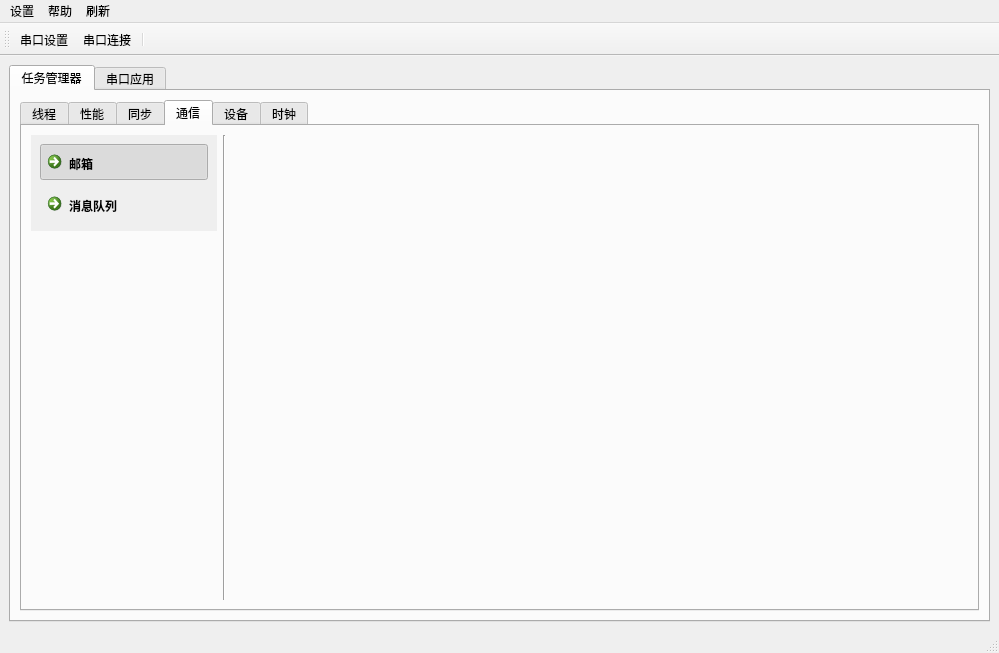
<?xml version="1.0" encoding="UTF-8"?>
<ui version="4.0">
 <class>MainWindow</class>
 <widget class="QMainWindow" name="MainWindow">
  <property name="geometry">
   <rect>
    <x>0</x>
    <y>0</y>
    <width>999</width>
    <height>653</height>
   </rect>
  </property>
  <property name="windowTitle">
   <string>seimey</string>
  </property>
  <property name="windowIcon">
   <iconset resource="seimey.qrc">
    <normaloff>:/icon/qrc/icon/logo.ico</normaloff>:/icon/qrc/icon/logo.ico</iconset>
  </property>
  <widget class="QWidget" name="centralwidget">
   <layout class="QGridLayout" name="gridLayout_2">
    <item row="0" column="0">
     <widget class="QTabWidget" name="tabWidget_2">
      <property name="currentIndex">
       <number>0</number>
      </property>
      <widget class="QWidget" name="tab_4">
       <attribute name="icon">
        <iconset resource="seimey.qrc">
         <normaloff>:/icon/qrc/icon/task manager.png</normaloff>:/icon/qrc/icon/task manager.png</iconset>
       </attribute>
       <attribute name="title">
        <string>任务管理器</string>
       </attribute>
       <layout class="QGridLayout" name="gridLayout">
        <item row="0" column="0">
         <widget class="QTabWidget" name="tabW_task_manager">
          <property name="statusTip">
           <string>任务管理器（双击顶端节点即可刷新）</string>
          </property>
          <property name="currentIndex">
           <number>3</number>
          </property>
          <widget class="QWidget" name="tab">
           <attribute name="icon">
            <iconset resource="seimey.qrc">
             <normaloff>:/icon/qrc/icon/thread.png</normaloff>:/icon/qrc/icon/thread.png</iconset>
           </attribute>
           <attribute name="title">
            <string>线程</string>
           </attribute>
           <layout class="QGridLayout" name="gridLayout_7">
            <item row="0" column="0">
             <widget class="QTreeWidget" name="treeW_finsh_thread">
              <property name="frameShape">
               <enum>QFrame::NoFrame</enum>
              </property>
              <column>
               <property name="text">
                <string>线程</string>
               </property>
              </column>
              <column>
               <property name="text">
                <string>优先级</string>
               </property>
              </column>
              <column>
               <property name="text">
                <string>状态</string>
               </property>
              </column>
              <column>
               <property name="text">
                <string>栈位置</string>
               </property>
              </column>
              <column>
               <property name="text">
                <string>栈大小</string>
               </property>
              </column>
              <column>
               <property name="text">
                <string>最大使用</string>
               </property>
              </column>
              <column>
               <property name="text">
                <string>剩余节拍</string>
               </property>
              </column>
              <column>
               <property name="text">
                <string>错误码</string>
               </property>
              </column>
             </widget>
            </item>
           </layout>
          </widget>
          <widget class="QWidget" name="tab_2">
           <attribute name="icon">
            <iconset resource="seimey.qrc">
             <normaloff>:/icon/qrc/icon/property.png</normaloff>:/icon/qrc/icon/property.png</iconset>
           </attribute>
           <attribute name="title">
            <string>性能</string>
           </attribute>
           <layout class="QGridLayout" name="gridLayout_11">
            <item row="0" column="0">
             <widget class="QScrollArea" name="scrollA_task_property">
              <property name="sizePolicy">
               <sizepolicy hsizetype="Minimum" vsizetype="Minimum">
                <horstretch>0</horstretch>
                <verstretch>0</verstretch>
               </sizepolicy>
              </property>
              <property name="styleSheet">
               <string notr="true"/>
              </property>
              <property name="frameShape">
               <enum>QFrame::NoFrame</enum>
              </property>
              <property name="widgetResizable">
               <bool>true</bool>
              </property>
              <widget class="QWidget" name="scrollAreaWidgetContents_3">
               <property name="geometry">
                <rect>
                 <x>0</x>
                 <y>-82</y>
                 <width>212</width>
                 <height>212</height>
                </rect>
               </property>
               <layout class="QGridLayout" name="gridLayout_10">
                <item row="0" column="0">
                 <widget class="QCommandLinkButton" name="comdLB_mem_pool">
                  <property name="minimumSize">
                   <size>
                    <width>0</width>
                    <height>0</height>
                   </size>
                  </property>
                  <property name="text">
                   <string>内存池</string>
                  </property>
                  <property name="icon">
                   <iconset resource="seimey.qrc">
                    <normaloff>:/icon/qrc/icon/mempool.png</normaloff>:/icon/qrc/icon/mempool.png</iconset>
                  </property>
                  <property name="iconSize">
                   <size>
                    <width>40</width>
                    <height>40</height>
                   </size>
                  </property>
                  <property name="checkable">
                   <bool>true</bool>
                  </property>
                  <property name="checked">
                   <bool>true</bool>
                  </property>
                 </widget>
                </item>
                <item row="1" column="0">
                 <widget class="QCommandLinkButton" name="comdLB_mem_heap">
                  <property name="text">
                   <string>内存堆</string>
                  </property>
                  <property name="icon">
                   <iconset resource="seimey.qrc">
                    <normaloff>:/icon/qrc/icon/memheap.png</normaloff>:/icon/qrc/icon/memheap.png</iconset>
                  </property>
                  <property name="iconSize">
                   <size>
                    <width>40</width>
                    <height>40</height>
                   </size>
                  </property>
                  <property name="checkable">
                   <bool>true</bool>
                  </property>
                 </widget>
                </item>
                <item row="2" column="0">
                 <widget class="QCommandLinkButton" name="comdLB_mem_free">
                  <property name="text">
                   <string>动态内存</string>
                  </property>
                  <property name="icon">
                   <iconset resource="seimey.qrc">
                    <normaloff>:/icon/qrc/icon/memory.png</normaloff>:/icon/qrc/icon/memory.png</iconset>
                  </property>
                  <property name="iconSize">
                   <size>
                    <width>40</width>
                    <height>40</height>
                   </size>
                  </property>
                  <property name="checkable">
                   <bool>true</bool>
                  </property>
                 </widget>
                </item>
               </layout>
              </widget>
             </widget>
            </item>
            <item row="0" column="1" rowspan="2">
             <widget class="Line" name="line_3">
              <property name="orientation">
               <enum>Qt::Vertical</enum>
              </property>
             </widget>
            </item>
            <item row="0" column="2" rowspan="2">
             <widget class="QStackedWidget" name="stackedWidget_3">
              <property name="currentIndex">
               <number>0</number>
              </property>
              <widget class="QWidget" name="page_5"/>
              <widget class="QWidget" name="page_6"/>
             </widget>
            </item>
            <item row="1" column="0">
             <spacer name="verticalSpacer_3">
              <property name="orientation">
               <enum>Qt::Vertical</enum>
              </property>
              <property name="sizeHint" stdset="0">
               <size>
                <width>20</width>
                <height>163</height>
               </size>
              </property>
             </spacer>
            </item>
           </layout>
          </widget>
          <widget class="QWidget" name="tab_3">
           <attribute name="icon">
            <iconset resource="seimey.qrc">
             <normaloff>:/icon/qrc/icon/synchronize.png</normaloff>:/icon/qrc/icon/synchronize.png</iconset>
           </attribute>
           <attribute name="title">
            <string>同步</string>
           </attribute>
           <layout class="QGridLayout" name="gridLayout_4">
            <item row="0" column="0">
             <widget class="QScrollArea" name="scrollA_task_synchronize">
              <property name="sizePolicy">
               <sizepolicy hsizetype="Minimum" vsizetype="Minimum">
                <horstretch>0</horstretch>
                <verstretch>0</verstretch>
               </sizepolicy>
              </property>
              <property name="styleSheet">
               <string notr="true"/>
              </property>
              <property name="frameShape">
               <enum>QFrame::NoFrame</enum>
              </property>
              <property name="widgetResizable">
               <bool>true</bool>
              </property>
              <widget class="QWidget" name="scrollAreaWidgetContents">
               <property name="geometry">
                <rect>
                 <x>0</x>
                 <y>-82</y>
                 <width>212</width>
                 <height>212</height>
                </rect>
               </property>
               <layout class="QGridLayout" name="gridLayout_3">
                <item row="0" column="0">
                 <widget class="QCommandLinkButton" name="comdLB_synchronize_semaphore">
                  <property name="minimumSize">
                   <size>
                    <width>0</width>
                    <height>0</height>
                   </size>
                  </property>
                  <property name="text">
                   <string>信号量</string>
                  </property>
                  <property name="icon">
                   <iconset resource="seimey.qrc">
                    <normaloff>:/icon/qrc/icon/semaphore.png</normaloff>:/icon/qrc/icon/semaphore.png</iconset>
                  </property>
                  <property name="iconSize">
                   <size>
                    <width>40</width>
                    <height>40</height>
                   </size>
                  </property>
                  <property name="checkable">
                   <bool>true</bool>
                  </property>
                  <property name="checked">
                   <bool>true</bool>
                  </property>
                 </widget>
                </item>
                <item row="1" column="0">
                 <widget class="QCommandLinkButton" name="comdLB_synchronize_mutex">
                  <property name="text">
                   <string>互斥量</string>
                  </property>
                  <property name="icon">
                   <iconset resource="seimey.qrc">
                    <normaloff>:/icon/qrc/icon/mutex.png</normaloff>:/icon/qrc/icon/mutex.png</iconset>
                  </property>
                  <property name="iconSize">
                   <size>
                    <width>40</width>
                    <height>40</height>
                   </size>
                  </property>
                  <property name="checkable">
                   <bool>true</bool>
                  </property>
                 </widget>
                </item>
                <item row="2" column="0">
                 <widget class="QCommandLinkButton" name="comdLB_synchronize_event">
                  <property name="text">
                   <string>事件集</string>
                  </property>
                  <property name="icon">
                   <iconset resource="seimey.qrc">
                    <normaloff>:/icon/qrc/icon/event.png</normaloff>:/icon/qrc/icon/event.png</iconset>
                  </property>
                  <property name="iconSize">
                   <size>
                    <width>40</width>
                    <height>40</height>
                   </size>
                  </property>
                  <property name="checkable">
                   <bool>true</bool>
                  </property>
                 </widget>
                </item>
               </layout>
              </widget>
             </widget>
            </item>
            <item row="0" column="1" rowspan="2">
             <widget class="Line" name="line">
              <property name="orientation">
               <enum>Qt::Vertical</enum>
              </property>
             </widget>
            </item>
            <item row="0" column="2" rowspan="2">
             <widget class="QStackedWidget" name="stackedWidget">
              <property name="currentIndex">
               <number>0</number>
              </property>
              <widget class="QWidget" name="page"/>
              <widget class="QWidget" name="page_2"/>
             </widget>
            </item>
            <item row="1" column="0">
             <spacer name="verticalSpacer">
              <property name="orientation">
               <enum>Qt::Vertical</enum>
              </property>
              <property name="sizeHint" stdset="0">
               <size>
                <width>20</width>
                <height>163</height>
               </size>
              </property>
             </spacer>
            </item>
           </layout>
          </widget>
          <widget class="QWidget" name="tab_6">
           <attribute name="icon">
            <iconset resource="seimey.qrc">
             <normaloff>:/icon/qrc/icon/communicate.png</normaloff>:/icon/qrc/icon/communicate.png</iconset>
           </attribute>
           <attribute name="title">
            <string>通信</string>
           </attribute>
           <layout class="QGridLayout" name="gridLayout_6">
            <item row="0" column="0">
             <widget class="QScrollArea" name="scrollA_task_communicate">
              <property name="sizePolicy">
               <sizepolicy hsizetype="Minimum" vsizetype="Minimum">
                <horstretch>0</horstretch>
                <verstretch>0</verstretch>
               </sizepolicy>
              </property>
              <property name="styleSheet">
               <string notr="true"/>
              </property>
              <property name="frameShape">
               <enum>QFrame::NoFrame</enum>
              </property>
              <property name="widgetResizable">
               <bool>true</bool>
              </property>
              <widget class="QWidget" name="scrollAreaWidgetContents_2">
               <property name="geometry">
                <rect>
                 <x>0</x>
                 <y>-15</y>
                 <width>212</width>
                 <height>146</height>
                </rect>
               </property>
               <layout class="QGridLayout" name="gridLayout_5">
                <item row="0" column="0">
                 <widget class="QCommandLinkButton" name="comdLB_communicate_mail">
                  <property name="minimumSize">
                   <size>
                    <width>0</width>
                    <height>0</height>
                   </size>
                  </property>
                  <property name="text">
                   <string>邮箱</string>
                  </property>
                  <property name="icon">
                   <iconset resource="seimey.qrc">
                    <normaloff>:/icon/qrc/icon/mail.png</normaloff>:/icon/qrc/icon/mail.png</iconset>
                  </property>
                  <property name="iconSize">
                   <size>
                    <width>40</width>
                    <height>40</height>
                   </size>
                  </property>
                  <property name="checkable">
                   <bool>true</bool>
                  </property>
                  <property name="checked">
                   <bool>true</bool>
                  </property>
                 </widget>
                </item>
                <item row="1" column="0">
                 <widget class="QCommandLinkButton" name="comdLB_communicate_queue">
                  <property name="text">
                   <string>消息队列</string>
                  </property>
                  <property name="icon">
                   <iconset resource="seimey.qrc">
                    <normaloff>:/icon/qrc/icon/queue.png</normaloff>:/icon/qrc/icon/queue.png</iconset>
                  </property>
                  <property name="iconSize">
                   <size>
                    <width>40</width>
                    <height>40</height>
                   </size>
                  </property>
                  <property name="checkable">
                   <bool>true</bool>
                  </property>
                 </widget>
                </item>
               </layout>
              </widget>
             </widget>
            </item>
            <item row="0" column="1" rowspan="2">
             <widget class="Line" name="line_2">
              <property name="orientation">
               <enum>Qt::Vertical</enum>
              </property>
             </widget>
            </item>
            <item row="0" column="2" rowspan="2">
             <widget class="QStackedWidget" name="stackedWidget_2">
              <property name="currentIndex">
               <number>0</number>
              </property>
              <widget class="QWidget" name="page_3"/>
              <widget class="QWidget" name="page_4"/>
             </widget>
            </item>
            <item row="1" column="0">
             <spacer name="verticalSpacer_2">
              <property name="orientation">
               <enum>Qt::Vertical</enum>
              </property>
              <property name="sizeHint" stdset="0">
               <size>
                <width>20</width>
                <height>163</height>
               </size>
              </property>
             </spacer>
            </item>
           </layout>
          </widget>
          <widget class="QWidget" name="tab_8">
           <attribute name="icon">
            <iconset resource="seimey.qrc">
             <normaloff>:/icon/qrc/icon/device.png</normaloff>:/icon/qrc/icon/device.png</iconset>
           </attribute>
           <attribute name="title">
            <string>设备</string>
           </attribute>
           <layout class="QGridLayout" name="gridLayout_8">
            <item row="0" column="0">
             <widget class="QTreeWidget" name="treeW_finsh_device">
              <property name="frameShape">
               <enum>QFrame::NoFrame</enum>
              </property>
              <column>
               <property name="text">
                <string>设备名</string>
               </property>
              </column>
              <column>
               <property name="text">
                <string>设备类型</string>
               </property>
              </column>
              <column>
               <property name="text">
                <string>引用次数</string>
               </property>
              </column>
             </widget>
            </item>
           </layout>
          </widget>
          <widget class="QWidget" name="tab_7">
           <attribute name="icon">
            <iconset resource="seimey.qrc">
             <normaloff>:/icon/qrc/icon/timer.png</normaloff>:/icon/qrc/icon/timer.png</iconset>
           </attribute>
           <attribute name="title">
            <string>时钟</string>
           </attribute>
           <layout class="QGridLayout" name="gridLayout_12">
            <item row="0" column="0">
             <widget class="QTreeWidget" name="treeW_finsh_timer">
              <property name="frameShape">
               <enum>QFrame::NoFrame</enum>
              </property>
              <column>
               <property name="text">
                <string>定时器名</string>
               </property>
              </column>
              <column>
               <property name="text">
                <string>周期性</string>
               </property>
              </column>
              <column>
               <property name="text">
                <string>超时节拍</string>
               </property>
              </column>
              <column>
               <property name="text">
                <string>状态</string>
               </property>
              </column>
             </widget>
            </item>
            <item row="1" column="0">
             <widget class="QWidget" name="widget" native="true">
              <layout class="QGridLayout" name="gridLayout_9">
               <item row="0" column="0">
                <widget class="QLabel" name="label">
                 <property name="text">
                  <string>当前节拍数   </string>
                 </property>
                 <property name="alignment">
                  <set>Qt::AlignRight|Qt::AlignTrailing|Qt::AlignVCenter</set>
                 </property>
                </widget>
               </item>
               <item row="0" column="1">
                <widget class="QLineEdit" name="lineE_current_tick">
                 <property name="sizePolicy">
                  <sizepolicy hsizetype="Minimum" vsizetype="Fixed">
                   <horstretch>0</horstretch>
                   <verstretch>0</verstretch>
                  </sizepolicy>
                 </property>
                </widget>
               </item>
              </layout>
             </widget>
            </item>
           </layout>
          </widget>
         </widget>
        </item>
       </layout>
      </widget>
      <widget class="QWidget" name="tab_5">
       <attribute name="icon">
        <iconset resource="seimey.qrc">
         <normaloff>:/icon/qrc/icon/application.png</normaloff>:/icon/qrc/icon/application.png</iconset>
       </attribute>
       <attribute name="title">
        <string>串口应用</string>
       </attribute>
      </widget>
     </widget>
    </item>
   </layout>
  </widget>
  <widget class="QMenuBar" name="menubar">
   <property name="geometry">
    <rect>
     <x>0</x>
     <y>0</y>
     <width>999</width>
     <height>26</height>
    </rect>
   </property>
   <property name="defaultUp">
    <bool>false</bool>
   </property>
   <property name="nativeMenuBar">
    <bool>true</bool>
   </property>
   <widget class="QMenu" name="menu">
    <property name="tearOffEnabled">
     <bool>false</bool>
    </property>
    <property name="title">
     <string>设置</string>
    </property>
    <property name="separatorsCollapsible">
     <bool>false</bool>
    </property>
    <property name="toolTipsVisible">
     <bool>false</bool>
    </property>
    <addaction name="menu_setting_preference"/>
    <addaction name="separator"/>
    <addaction name="menu_setting_serial_setting_2"/>
   </widget>
   <widget class="QMenu" name="menu_2">
    <property name="title">
     <string>帮助</string>
    </property>
    <addaction name="menu_help_about"/>
    <addaction name="separator"/>
    <addaction name="menu_help_github"/>
   </widget>
   <widget class="QMenu" name="menu_3">
    <property name="title">
     <string>刷新</string>
    </property>
    <addaction name="actions"/>
   </widget>
   <addaction name="menu"/>
   <addaction name="menu_2"/>
   <addaction name="menu_3"/>
  </widget>
  <widget class="QStatusBar" name="statusbar"/>
  <widget class="QToolBar" name="toolBar">
   <property name="windowTitle">
    <string>toolBar</string>
   </property>
   <attribute name="toolBarArea">
    <enum>TopToolBarArea</enum>
   </attribute>
   <attribute name="toolBarBreak">
    <bool>false</bool>
   </attribute>
   <addaction name="menu_setting_serial_setting"/>
   <addaction name="menu_setting_serial_link"/>
   <addaction name="separator"/>
  </widget>
  <action name="menu_setting_serial_setting">
   <property name="icon">
    <iconset resource="seimey.qrc">
     <normaloff>:/icon/qrc/icon/serial setting.png</normaloff>:/icon/qrc/icon/serial setting.png</iconset>
   </property>
   <property name="text">
    <string>串口设置</string>
   </property>
   <property name="statusTip">
    <string>串口设置</string>
   </property>
  </action>
  <action name="menu_help_about">
   <property name="icon">
    <iconset resource="seimey.qrc">
     <normaloff>:/icon/qrc/icon/about.png</normaloff>:/icon/qrc/icon/about.png</iconset>
   </property>
   <property name="text">
    <string>关于</string>
   </property>
   <property name="statusTip">
    <string>关于</string>
   </property>
  </action>
  <action name="menu_help_github">
   <property name="icon">
    <iconset resource="seimey.qrc">
     <normaloff>:/icon/qrc/icon/github.png</normaloff>:/icon/qrc/icon/github.png</iconset>
   </property>
   <property name="text">
    <string>项目地址</string>
   </property>
   <property name="statusTip">
    <string>项目地址</string>
   </property>
  </action>
  <action name="actions">
   <property name="icon">
    <iconset resource="seimey.qrc">
     <normaloff>:/icon/qrc/icon/refresh.png</normaloff>:/icon/qrc/icon/refresh.png</iconset>
   </property>
   <property name="text">
    <string>刷新</string>
   </property>
   <property name="statusTip">
    <string>刷新</string>
   </property>
  </action>
  <action name="menu_setting_serial_link">
   <property name="checkable">
    <bool>true</bool>
   </property>
   <property name="checked">
    <bool>false</bool>
   </property>
   <property name="icon">
    <iconset resource="seimey.qrc">
     <normaloff>:/icon/qrc/icon/serial.png</normaloff>:/icon/qrc/icon/serial.png</iconset>
   </property>
   <property name="text">
    <string>串口连接</string>
   </property>
   <property name="statusTip">
    <string>串口连接</string>
   </property>
  </action>
  <action name="menu_setting_preference">
   <property name="icon">
    <iconset resource="seimey.qrc">
     <normaloff>:/icon/qrc/icon/preference.png</normaloff>:/icon/qrc/icon/preference.png</iconset>
   </property>
   <property name="text">
    <string>首选项</string>
   </property>
   <property name="statusTip">
    <string>首选项</string>
   </property>
  </action>
  <action name="menu_setting_serial_setting_2">
   <property name="icon">
    <iconset resource="seimey.qrc">
     <normaloff>:/icon/qrc/icon/serial setting.png</normaloff>:/icon/qrc/icon/serial setting.png</iconset>
   </property>
   <property name="text">
    <string>串口设置</string>
   </property>
   <property name="statusTip">
    <string>串口设置</string>
   </property>
  </action>
 </widget>
 <resources>
  <include location="seimey.qrc"/>
 </resources>
 <connections/>
</ui>
